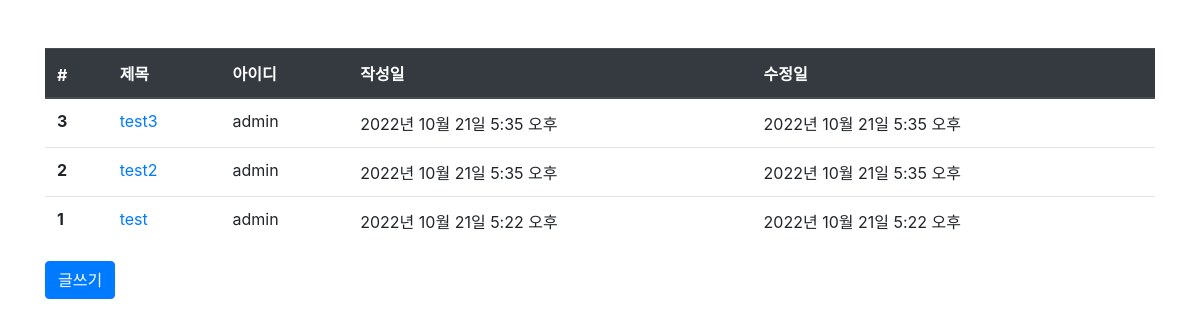
The page /bbs/list/ on the database as committed earlier.
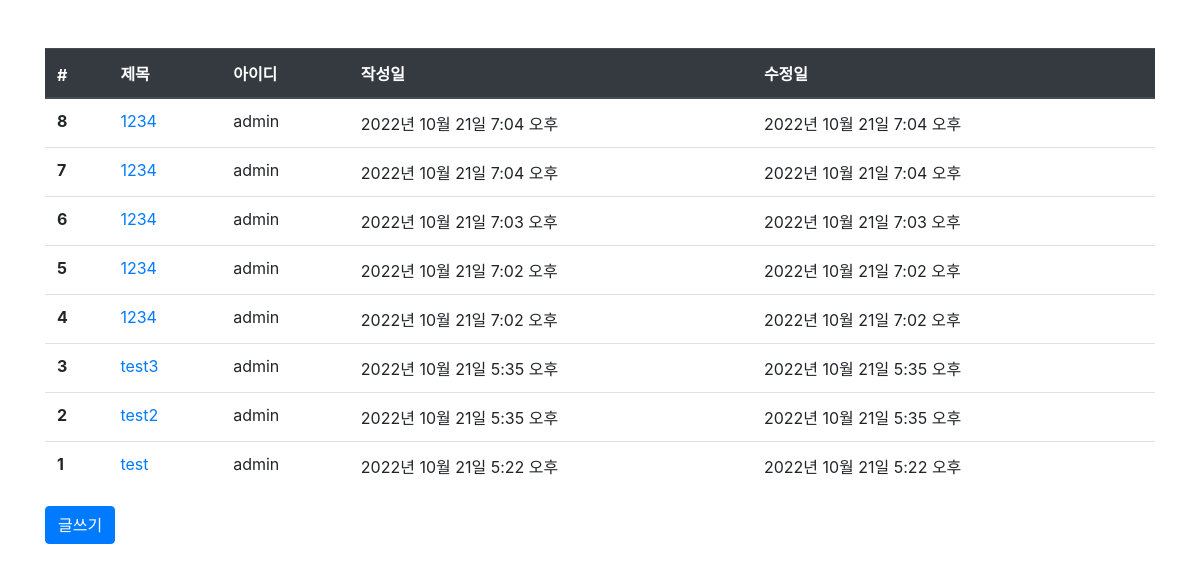
The same page on the database as committed later.
### bbs/models.py (models this page shows, shortened)
class bbs(models.Model):
    title = models.CharField(max_length=200, verbose_name="제목")
    content = models.TextField(verbose_name="내용")
    writer = models.CharField(max_length=100, verbose_name="작성자")
    create_at = models.DateTimeField(auto_now_add=True, verbose_name="작성일")
    update_at = models.DateTimeField(auto_now=True, verbose_name="수정일")

### bbs/views.py (the view)
# urls.py: path("list/", views.bbs_list, name="list"),
def bbs_list(request):
    bbslist = bbs.objects.all().order_by('-id')
    return render(request, 'bbs_list.html', {"bbslist":bbslist})

### bbs/templates/bbs_list.html
{% extends "users/base.html" %}
{% block contents %}
  <div class="row mt-5">
    <div class="col-12">
      <table class="table">
        <thead class="thead-dark">
          <tr>
            <th scope="col">#</th>
            <th scope="col">제목</th>
            <th scope="col">아이디</th>
            <th scope="col">작성일</th>
            <th scope="col">수정일</th>
          </tr>
        </thead>
        <tbody>
          <tr>
            {% for bbs in bbslist %}
            <th scope="row">{{ bbs.id }}</th>
            <td>
              <a href="{% url 'bbs:detail' bbs.id %}">{{ bbs.title }}</a>
            </td>
            <td>{{ bbs.writer }}</td>
            <td>{{ bbs.create_at }}</td>
            <td>{{ bbs.update_at }}</td>
          </tr>
          {% endfor %}
          </tbody>
      </table>
      <a href="{% url 'bbs:write' %}" class="btn btn-primary">글쓰기</a>
    </div>
  </div>
{% endblock %}

### users/templates/users/base.html (shortened to what this page needs)
<html>
<head>
  <link rel="stylesheet" href="https://stackpath.bootstrapcdn.com/bootstrap/4.3.1/css/bootstrap.min.css"
>
  <link rel="stylesheet" href="E:\develop\fast campus\lastProject\Final Project\fc_django\product\templates\style.css">
</head>
<body>
  <div class="container">
    {% block contents %}
    {% endblock %}
  </div>
</body>
</html>

Rows that differ between the two databases and show on the page:
added bbs: id "8", title "1234", writer "admin", create_at "2022년 10월 21일 7:04 오후", update_at "2022년 10월 21일 7:04 오후"
added bbs: id "7", title "1234", writer "admin", create_at "2022년 10월 21일 7:04 오후", update_at "2022년 10월 21일 7:04 오후"
added bbs: id "6", title "1234", writer "admin", create_at "2022년 10월 21일 7:03 오후", update_at "2022년 10월 21일 7:03 오후"
added bbs: id "5", title "1234", writer "admin", create_at "2022년 10월 21일 7:02 오후", update_at "2022년 10월 21일 7:02 오후"
added bbs: id "4", title "1234", writer "admin", create_at "2022년 10월 21일 7:02 오후", update_at "2022년 10월 21일 7:02 오후"
